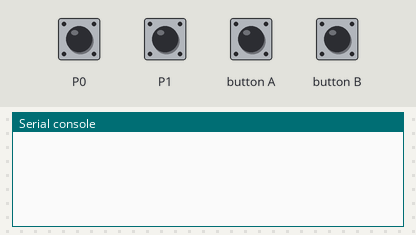
Bench run of a program on a simulated BBC micro:bit (MakeCode). On the bench: the last lines printed to the serial console. Inputs (shaded band) come from the test bench. No radio messages arrive unless stated (any console line starting 'radio sent:' is added by the test bench).

Above: at 1.2 s.
1.3 s: touch pin P0 pressed for 0.15 s
At 2.0 s:
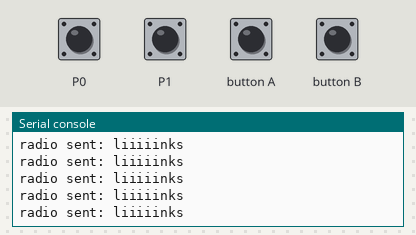
2.9 s: touch pin P1 pressed for 0.15 s
At 3.9 s:
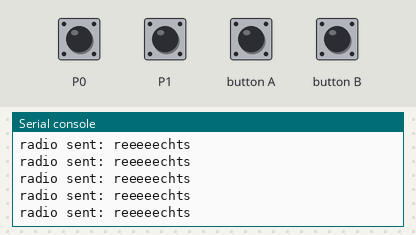
4.5 s: button A pressed for 0.15 s
At 5.5 s:
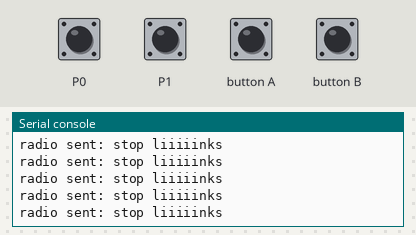
6.1 s: button B pressed for 0.15 s
At 7.4 s:
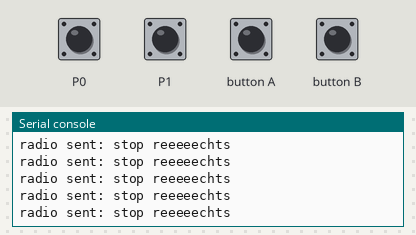
7.7 s: P0 (touch pin P0) driven LOW and P1 (touch pin P1) driven LOW
At 8.2 s:
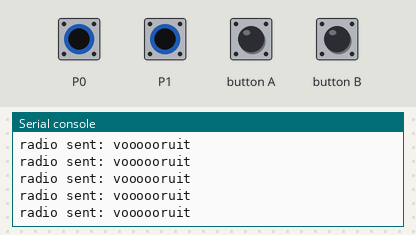

The program:

main.ts
```typescript
let stop_reeeeechts = 0
let stop_liiiiinks = 0
let liiiiinks = 0
let reeeeechts = 0
let voooooruit = 0
basic.forever(function () {
    if (input.pinIsPressed(TouchPin.P0) && input.pinIsPressed(TouchPin.P1)) {
        radio.sendString("voooooruit")
    } else {
        if (input.pinIsPressed(TouchPin.P0)) {
            radio.sendString("liiiiinks")
        } else {
            if (input.pinIsPressed(TouchPin.P1)) {
                radio.sendString("reeeeechts")
            } else {
                if (input.buttonIsPressed(Button.A)) {
                    radio.sendString("stop liiiiinks")
                } else {
                    if (input.buttonIsPressed(Button.B)) {
                        radio.sendString("stop reeeeechts")
                    }
                }
            }
        }
    }
})
basic.forever(function () {
    stop_reeeeechts = stop_reeeeechts
    stop_liiiiinks = stop_liiiiinks
    liiiiinks = liiiiinks
    reeeeechts = reeeeechts
    voooooruit = voooooruit
    radio.setGroup(69)
})
```

test.ts
```typescript
// tests gaan hier; deze zal niet worden gecompileerd wanneer dit pakket wordt gebruikt als extensie.
```

Measured:
- after the input at 1.3 s, the serial console: prints a new line at once (image 1)
- after the input at 2.9 s, the serial console: prints a new line at once (image 2)
- after the input at 4.5 s, the serial console: prints a new line at once (image 3)
- after the input at 6.1 s, the serial console: prints a new line at once (image 4)
- after the input at 7.7 s, the serial console: prints a new line at once (image 5)
